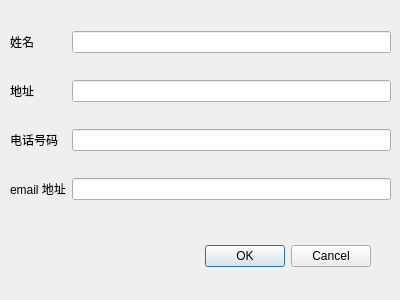
<?xml version="1.0" encoding="UTF-8"?>
<ui version="4.0">
 <class>ContactDialog</class>
 <widget class="QDialog" name="ContactDialog">
  <property name="geometry">
   <rect>
    <x>0</x>
    <y>0</y>
    <width>400</width>
    <height>300</height>
   </rect>
  </property>
  <property name="windowTitle">
   <string>Dialog</string>
  </property>
  <widget class="QDialogButtonBox" name="buttonBox">
   <property name="geometry">
    <rect>
     <x>30</x>
     <y>240</y>
     <width>341</width>
     <height>32</height>
    </rect>
   </property>
   <property name="orientation">
    <enum>Qt::Horizontal</enum>
   </property>
   <property name="standardButtons">
    <set>QDialogButtonBox::Cancel|QDialogButtonBox::Ok</set>
   </property>
  </widget>
  <widget class="QWidget" name="widget" native="true">
   <property name="geometry">
    <rect>
     <x>10</x>
     <y>10</y>
     <width>381</width>
     <height>211</height>
    </rect>
   </property>
   <layout class="QGridLayout" name="gridLayout">
    <item row="0" column="0">
     <widget class="QLabel" name="label">
      <property name="text">
       <string>姓名</string>
      </property>
     </widget>
    </item>
    <item row="0" column="1">
     <widget class="QLineEdit" name="nameEdit"/>
    </item>
    <item row="1" column="0">
     <widget class="QLabel" name="label_2">
      <property name="text">
       <string>地址</string>
      </property>
     </widget>
    </item>
    <item row="1" column="1">
     <widget class="QLineEdit" name="addressEdit"/>
    </item>
    <item row="2" column="0">
     <widget class="QLabel" name="label_3">
      <property name="text">
       <string>电话号码</string>
      </property>
     </widget>
    </item>
    <item row="2" column="1">
     <widget class="QLineEdit" name="phoneEdit"/>
    </item>
    <item row="3" column="0">
     <widget class="QLabel" name="label_4">
      <property name="text">
       <string>email 地址</string>
      </property>
     </widget>
    </item>
    <item row="3" column="1">
     <widget class="QLineEdit" name="emailEdit"/>
    </item>
   </layout>
  </widget>
 </widget>
 <resources/>
 <connections>
  <connection>
   <sender>buttonBox</sender>
   <signal>accepted()</signal>
   <receiver>ContactDialog</receiver>
   <slot>accept()</slot>
   <hints>
    <hint type="sourcelabel">
     <x>248</x>
     <y>254</y>
    </hint>
    <hint type="destinationlabel">
     <x>157</x>
     <y>274</y>
    </hint>
   </hints>
  </connection>
  <connection>
   <sender>buttonBox</sender>
   <signal>rejected()</signal>
   <receiver>ContactDialog</receiver>
   <slot>reject()</slot>
   <hints>
    <hint type="sourcelabel">
     <x>316</x>
     <y>260</y>
    </hint>
    <hint type="destinationlabel">
     <x>286</x>
     <y>274</y>
    </hint>
   </hints>
  </connection>
 </connections>
</ui>
